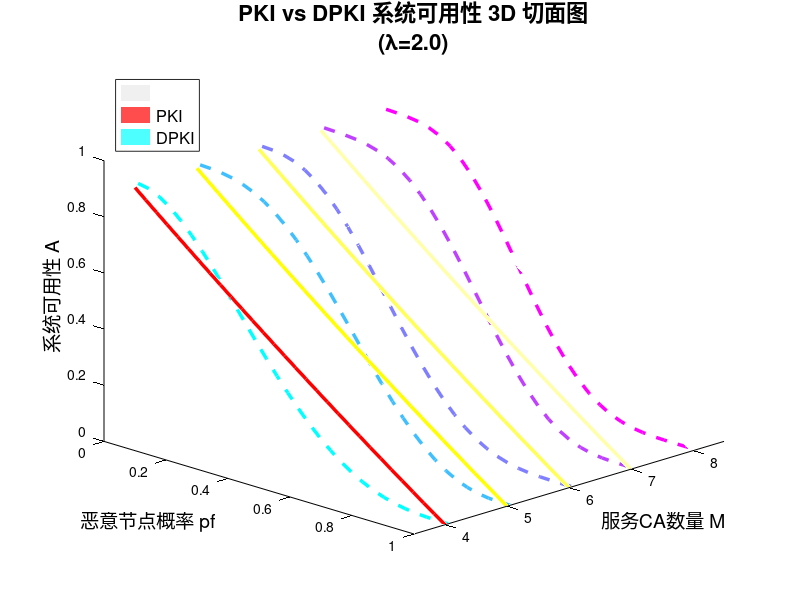

Write MATLAB code to recreate this figure. (Note: this script raises an error after producing the figure.)
%% PKI vs DPKI 系统可用性 3D 切面图 - MATLAB版本
% 基于Python版本simu8.py的MATLAB实现
% 生成与Python版本相同的3D切面可视化效果

clear; clc; close all;

%% ========================================================================
%% SECTION 1: 核心数学函数
%% ========================================================================

% Erlang-C概率计算函数
function prob = erlang_c_probability(m, rho)
    if m == 0
        prob = 1.0;
        return;
    end
    if rho >= 1
        prob = 1.0;
        return;
    end
    
    m_rho = m * rho;
    try
        m_int = floor(m);
        sum_part = 0;
        for i = 0:(m_int-1)
            sum_part = sum_part + (m_rho^i) / factorial(i);
        end
        numerator = (m_rho^m_int) / factorial(m_int) * (1.0 / (1.0 - rho));
        denom = sum_part + numerator;
        if denom > 0
            prob = numerator / denom;
        else
            prob = 0.0;
        end
    catch
        prob = 1.0;
    end
end

% PKI平均延迟计算函数
function latency = get_mean_latency_pki(lambd, p, q, mu, m, epsilon)
    lam_per_server = lambd / m;
    rho = (lam_per_server / mu) * (p / q + (1 - p));
    if rho >= 1
        latency = inf;
        return;
    end
    
    % PKI等待时间计算
    stability_check = q * mu - p * lam_per_server - (1 - p) * q * lam_per_server;
    if stability_check <= 0
        latency = inf;
        return;
    end
    
    num_Wq = (lam_per_server / (q * mu)) * (p + (1 - p) * q^2);
    E_Wq = num_Wq / stability_check;
    
    E_S = p / (q * mu) + (1 - p) / mu;
    extra_delay = 3 * (1 - p) * epsilon * (1 / mu);
    latency = E_Wq + E_S + extra_delay;
end

% DPKI下界延迟计算函数
function latency = get_mean_latency_dpki_lower(lambd, p, q, mu, m, gamma, epsilon)
    lambda_off = lambd * (1 - p) * (1 - gamma) * (1 - epsilon);
    if m > 0
        rho_off = lambda_off / (m * mu);
    else
        rho_off = inf;
    end
    
    if rho_off >= 1
        latency = inf;
        return;
    end
    
    C = erlang_c_probability(m, rho_off);
    if (1 - rho_off) > 0 && m > 0
        E_T_off = C / (m * mu * (1 - rho_off)) + 1 / mu;
    else
        E_T_off = inf;
    end
    
    lambda_on = lambd * (p + (1 - p) * gamma + (1 - p) * (1 - gamma) * epsilon);
    if lambda_on == 0
        E_T_on = 0;
    else
        p_n = (p * lambd) / lambda_on;
        
        % PKI等待时间计算
        stability_check = q * mu - p_n * lambda_on - (1 - p_n) * q * lambda_on;
        if stability_check <= 0
            latency = inf;
            return;
        end
        
        num_Wq = (lambda_on / (q * mu)) * (p_n + (1 - p_n) * q^2);
        E_Wq_on = num_Wq / stability_check;
        E_S_on = p_n / (q * mu) + (1 - p_n) / mu;
        E_T_on = E_Wq_on + E_S_on;
    end
    
    if lambd > 0
        w_on = lambda_on / lambd;
        w_off = lambda_off / lambd;
    else
        w_on = 0;
        w_off = 0;
    end
    
    latency = w_on * E_T_on + w_off * E_T_off;
end

% DPKI上界延迟计算函数
function latency = get_mean_latency_dpki_upper(lambd, p, q, mu, m, gamma, lambda_p, epsilon)
    lambda_off = lambd * (1 - p) * (1 - gamma) * (1 - epsilon);
    if m > 0
        rho_off = lambda_off / (m * mu);
    else
        rho_off = inf;
    end
    
    if rho_off >= 1
        latency = inf;
        return;
    end
    
    C = erlang_c_probability(m, rho_off);
    if (1 - rho_off) > 0 && m > 0
        E_T_off = C / (m * mu * (1 - rho_off)) + 1 / mu;
    else
        E_T_off = inf;
    end
    
    lambda_on = lambd * (p + (1 - p) * gamma + (1 - p) * (1 - gamma) * epsilon);
    if lambda_on == 0
        E_T_on = 0;
    else
        p_n = (p * lambd) / lambda_on;
        rho_on_overall = lambda_on * (p_n / (q * mu) + (1 - p_n) / mu);
        if rho_on_overall >= 1
            latency = inf;
            return;
        end
        
        E_T_b1 = 1 / lambda_p;
        E_B = lambda_on / lambda_p;
        E_B2 = E_B^2 + E_B * (1 + lambda_on / lambda_p);
        E_Si = p_n / (q * mu) + (1 - p_n) / mu;
        Var_Si = (p_n * 2 / ((q * mu)^2) + (1 - p_n) * 2 / (mu^2)) - E_Si^2;
        E_S_block2 = E_B * Var_Si + E_B2 * (E_Si^2);
        rho_block_queue = lambda_p * E_B * E_Si;
        
        if rho_block_queue >= 1
            latency = inf;
            return;
        end
        
        E_W_block = (lambda_p * E_S_block2) / (2 * (1 - rho_block_queue));
        if E_B > 0
            E_S_req = E_Si * E_B2 / E_B;
        else
            E_S_req = 0;
        end
        E_T_on = E_T_b1 + E_W_block + E_S_req;
    end
    
    if lambd > 0
        w_on = lambda_on / lambd;
        w_off = lambda_off / lambd;
    else
        w_on = 0;
        w_off = 0;
    end
    
    latency = w_on * E_T_on + w_off * E_T_off;
end

% Lundberg方程求解函数
function eta = solve_lundberg_equation(lam, pr, q, mu)
    % 定义Lundberg方程
    lundberg_eq = @(eta) eta - lam * (pr * (q * mu / (q * mu - eta)) + (1 - pr) * (mu / (mu - eta)) - 1);
    
    % 求解范围
    upper_bound = min(mu, q * mu) - 1e-9;
    
    try
        eta = fzero(lundberg_eq, [1e-9, upper_bound]);
    catch
        eta = NaN;
    end
end

% 尾概率计算函数
function tail_prob = get_tail_prob_on_chain(ts, model_type, params)
    % 根据模型类型选择延迟函数
    if strcmp(model_type, 'pki')
        E_T = get_mean_latency_pki(params.lambd, params.p, params.q, params.mu, params.m, params.epsilon);
        lam = params.lambd / params.m;
        pr = params.p;
    elseif strcmp(model_type, 'dpki_lower')
        E_T = get_mean_latency_dpki_lower(params.lambd, params.p, params.q, params.mu, params.m, params.gamma, params.epsilon);
        lam = params.lambd * (params.p + (1 - params.p) * params.gamma + (1 - params.p) * (1 - params.gamma) * params.epsilon);
        if lam == 0
            tail_prob = 0.0;
            return;
        end
        pr = (params.p * params.lambd) / lam;
    elseif strcmp(model_type, 'dpki_upper')
        E_T = get_mean_latency_dpki_upper(params.lambd, params.p, params.q, params.mu, params.m, params.gamma, params.lambda_p, params.epsilon);
        lam = params.lambd * (params.p + (1 - params.p) * params.gamma + (1 - params.p) * (1 - params.gamma) * params.epsilon);
        if lam == 0
            tail_prob = 0.0;
            return;
        end
        pr = (params.p * params.lambd) / lam;
    end
    
    if E_T == inf || E_T > 1e6
        tail_prob = 1.0;
        return;
    end
    
    eta = solve_lundberg_equation(lam, pr, params.q, params.mu);
    if isnan(eta)
        tail_prob = 1.0;
        return;
    end
    
    alpha = eta * E_T;
    Ft = alpha * exp(-eta * ts);
    tail_prob = min(Ft, 1.0);
end

%% ========================================================================
%% SECTION 2: 可用性计算函数
%% ========================================================================

% 二项式概率计算
function prob = binomial_prob(n, k, p)
    if k < 0 || k > n
        prob = 0;
        return;
    end
    prob = nchoosek(n, k) * (p^k) * ((1 - p)^(n - k));
end

% PKI可用性计算
function availability = calculate_availability_pki(pf, ts, params)
    Fi = min(pf + pf * (1 - pf) * (1 - params.p) * params.epsilon, 1.0);
    Ft = get_tail_prob_on_chain(ts, 'pki', params);
    availability = (1 - Fi) * (1 - Ft);
end

% DPKI恶意节点场景可用性计算
function [avail_lower, avail_upper] = calculate_availability_dpki_malicious(pf, ts, p_th, params)
    avail_lower = 0.0;
    avail_upper = 0.0;
    total_m = params.m;
    k_threshold = ceil(total_m * p_th);
    
    % 预计算不依赖于k的组件
    lambda_a = params.lambd * (1 - params.p) * (1 - params.gamma) * (1 - params.epsilon);
    lambda_b = params.lambd - lambda_a;
    
    % 对k=0到m个恶意节点求和
    for k = 0:total_m
        % 恰好有k个恶意节点的概率
        prob_k_malicious = binomial_prob(total_m, k, pf);
        
        % 给定k个恶意节点的可用性
        if k >= k_threshold
            avail_k_lower = 0.0;
            avail_k_upper = 0.0;
        else
            % 计算此状态的新有效负载
            if total_m > 0
                extra_load = (k / total_m) * lambda_a;
            else
                extra_load = 0;
            end
            
            lambda_b_prime = lambda_b + extra_load;
            if lambda_b > 0
                scaling_factor = lambda_b_prime / lambda_b;
            else
                scaling_factor = 1.0;
            end
            
            mod_params = params;
            mod_params.lambd = params.lambd * scaling_factor;
            
            % 计算此特定状态k的Ft
            Ft_lower = get_tail_prob_on_chain(ts, 'dpki_lower', mod_params);
            Ft_upper = get_tail_prob_on_chain(ts, 'dpki_upper', mod_params);
            
            avail_k_lower = 1 - Ft_lower;
            avail_k_upper = 1 - Ft_upper;
        end
        
        % 添加到总期望可用性
        avail_lower = avail_lower + prob_k_malicious * avail_k_lower;
        avail_upper = avail_upper + prob_k_malicious * avail_k_upper;
    end
end

%% ========================================================================
%% SECTION 3: 主程序 - 3D切面图可视化
%% ========================================================================

fprintf('--- 开始计算系统可用性A受pf和M同时影响的分析 ---\n');

% 1. 设置参数范围
PF_VALUES = linspace(0.0, 1.0, 30);  % 从0.0到1.0
M_VALUES = [4, 5, 6, 7, 8];  % 5个M值

% 固定其他参数
BASE_PARAMS.p = 0.1;
BASE_PARAMS.q = 0.3;
BASE_PARAMS.mu = 7.5;
BASE_PARAMS.gamma = 0.1;
BASE_PARAMS.epsilon = 0.1;
BASE_PARAMS.lambda_p = 10;

% 固定λ和其他参数
FIXED_LAMBDA = 2.0;  % 固定总到达率为2.0
TIMEOUT_THRESHOLD_TS = 0.6;
CONSENSUS_THRESHOLD_P_TH = 0.5;

fprintf('pf范围: %.1f - %.1f\n', min(PF_VALUES), max(PF_VALUES));
fprintf('M范围: %d - %d\n', min(M_VALUES), max(M_VALUES));
fprintf('固定参数: λ=%.1f, ts=%.1f, p_th=%.1f\n', FIXED_LAMBDA, TIMEOUT_THRESHOLD_TS, CONSENSUS_THRESHOLD_P_TH);

% 2. 计算可用性数据
results = [];
total_combinations = length(PF_VALUES) * length(M_VALUES);
current_count = 0;

for i = 1:length(PF_VALUES)
    pf = PF_VALUES(i);
    for j = 1:length(M_VALUES)
        m = M_VALUES(j);
        current_count = current_count + 1;
        
        if mod(current_count, 50) == 0
            fprintf('进度: %d/%d (%.1f%%)\n', current_count, total_combinations, 100*current_count/total_combinations);
        end
        
        % 设置当前参数
        current_params = BASE_PARAMS;
        current_params.lambd = FIXED_LAMBDA;
        current_params.m = m;
        
        % 计算PKI可用性
        try
            avail_pki = calculate_availability_pki(pf, TIMEOUT_THRESHOLD_TS, current_params);
        catch
            avail_pki = 0.0;
        end
        
        % 计算DPKI可用性
        try
            [dpki_lower, dpki_upper] = calculate_availability_dpki_malicious(pf, TIMEOUT_THRESHOLD_TS, CONSENSUS_THRESHOLD_P_TH, current_params);
        catch
            dpki_lower = 0.0;
            dpki_upper = 0.0;
        end
        
        % 存储结果
        result.pf = pf;
        result.m = m;
        result.PKI = avail_pki;
        result.DPKI_Lower = dpki_lower;
        result.DPKI_Upper = dpki_upper;
        result.DPKI_Mean = (dpki_lower + dpki_upper) / 2;
        
        results = [results; result];
    end
end

fprintf('计算完成！\n');

% 3. 创建3D切面图
figure('Position', [100, 100, 1200, 900]);

% 设置颜色映射
colors_pki = colormap(hot(length(M_VALUES)));
colors_dpki = colormap(cool(length(M_VALUES)));

% 创建3D图形
hold on;

% 为每个M值创建切面
for i = 1:length(M_VALUES)
    m = M_VALUES(i);
    
    % 提取当前M值的数据
    m_indices = [results.m] == m;
    m_data = results(m_indices);
    
    % 按pf排序
    [~, sort_idx] = sort([m_data.pf]);
    m_data = m_data(sort_idx);
    
    pf_vals = [m_data.pf];
    pki_vals = [m_data.PKI];
    dpki_vals = [m_data.DPKI_Mean];
    
    % 创建网格用于平面
    pf_mesh = repmat(pf_vals, 2, 1);
    m_mesh = repmat(m, size(pf_mesh));
    
    % 添加淡灰色背景平面
    white_mesh = zeros(size(pf_mesh));
    surf(pf_mesh, m_mesh, white_mesh, 'FaceColor', [0.8, 0.8, 0.8], 'FaceAlpha', 0.3, 'EdgeColor', 'none');
    
    % 添加PKI平面
    pki_mesh = repmat(pki_vals, 2, 1);
    surf(pf_mesh, m_mesh, pki_mesh, 'FaceColor', colors_pki(i,:), 'FaceAlpha', 0.7, 'EdgeColor', 'none');
    
    % 添加DPKI平面（轻微偏移）
    dpki_mesh = repmat(dpki_vals, 2, 1);
    m_mesh_dpki = m_mesh + 0.05;
    surf(pf_mesh, m_mesh_dpki, dpki_mesh, 'FaceColor', colors_dpki(i,:), 'FaceAlpha', 0.7, 'EdgeColor', 'none');
    
    % 添加轮廓线
    plot3(pf_vals, repmat(m, size(pf_vals)), pki_vals, 'Color', colors_pki(i,:), 'LineWidth', 2.5);
    plot3(pf_vals, repmat(m+0.05, size(pf_vals)), dpki_vals, 'Color', colors_dpki(i,:), 'LineWidth', 2.5, 'LineStyle', '--');
end

% 设置坐标轴
xlabel('恶意节点概率 pf', 'FontSize', 14);
ylabel('服务CA数量 M', 'FontSize', 14);
zlabel('系统可用性 A', 'FontSize', 14);
title(sprintf('PKI vs DPKI 系统可用性 3D 切面图\n(λ=%.1f)', FIXED_LAMBDA), 'FontSize', 16, 'FontWeight', 'bold');

% 设置坐标轴范围
xlim([min(PF_VALUES), max(PF_VALUES)]);
ylim([min(M_VALUES)-0.5, max(M_VALUES)+0.5]);
zlim([0, 1]);

% 添加图例
legend({'', 'PKI', 'DPKI'}, 'Location', 'northwest', 'FontSize', 12);

% 设置视角
view(45, 25);

% 移除网格和背景
grid off;
set(gca, 'XColor', 'k', 'YColor', 'k', 'ZColor', 'k');

hold off;

% 4. 保存图形和数据
saveas(gcf, 'availability_pf_m_slices_3d_matlab.png');
fprintf('3D切面图已保存为: availability_pf_m_slices_3d_matlab.png\n');

% 保存数据到CSV文件
data_table = struct2table(results);
writetable(data_table, 'availability_pf_m_slices_3d_data_matlab.csv');
fprintf('数据已保存为: availability_pf_m_slices_3d_data_matlab.csv\n');

% 5. 显示关键统计信息
fprintf('\n=== 关键统计信息 ===\n');
pki_vals = [results.PKI];
dpki_vals = [results.DPKI_Mean];

fprintf('PKI最大可用性: %.4f\n', max(pki_vals));
fprintf('PKI最小可用性: %.4f\n', min(pki_vals));
fprintf('DPKI最大可用性: %.4f\n', max(dpki_vals));
fprintf('DPKI最小可用性: %.4f\n', min(dpki_vals));

% 找到最优配置
[~, best_pki_idx] = max(pki_vals);
[~, best_dpki_idx] = max(dpki_vals);

fprintf('\nPKI最优配置: pf=%.2f, M=%d, A=%.4f\n', results(best_pki_idx).pf, results(best_pki_idx).m, results(best_pki_idx).PKI);
fprintf('DPKI最优配置: pf=%.2f, M=%d, A=%.4f\n', results(best_dpki_idx).pf, results(best_dpki_idx).m, results(best_dpki_idx).DPKI_Mean);

fprintf('\n程序执行完成！\n');
